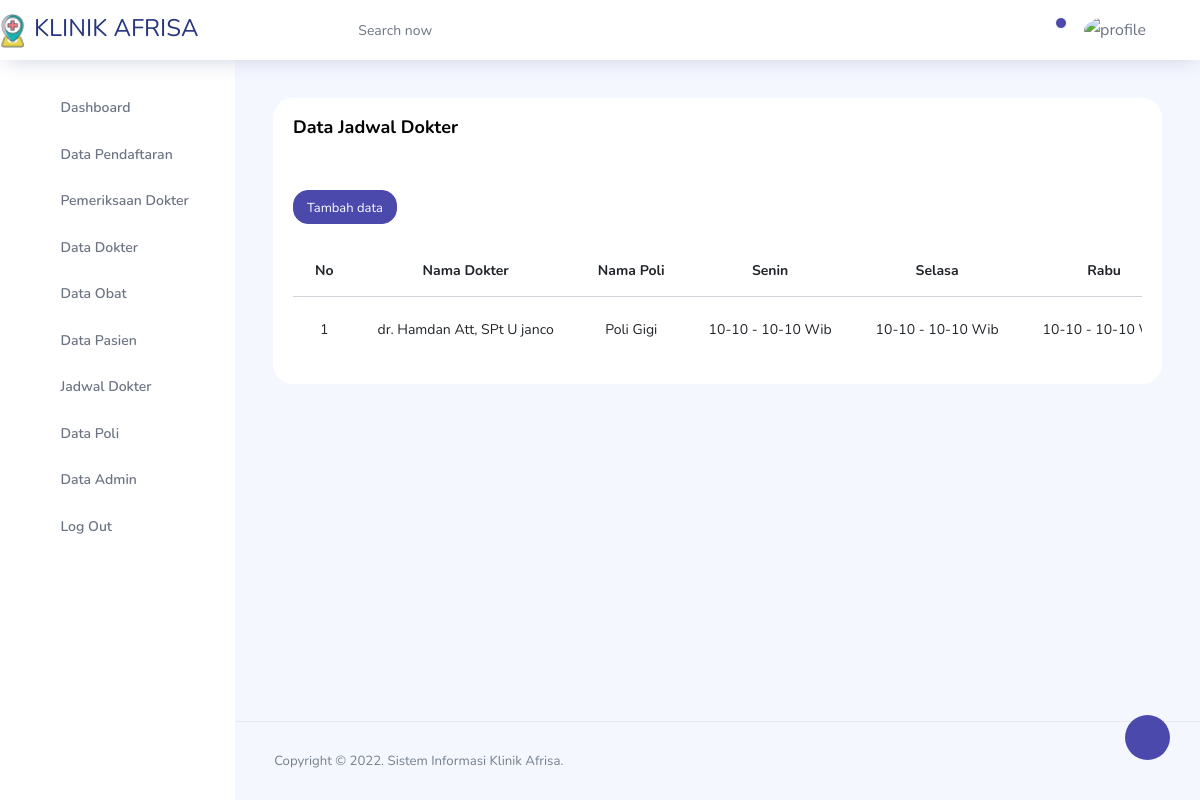
/admin/admin/jadwal.php, run on the app's committed database.
### tables this page shows
CREATE TABLE `jadwal_dokter` (
  `id_jadwal` int(11) NOT NULL,
  `nama_dokter` varchar(55) NOT NULL,
  `nama_poli` varchar(90) NOT NULL,
  `Senin` varchar(25) NOT NULL,
  `Selasa` varchar(23) NOT NULL,
  `Rabu` varchar(25) NOT NULL,
  `Kamis` varchar(25) NOT NULL,
  `Jumat` varchar(25) NOT NULL,
  `Sabtu` varchar(23) NOT NULL
);

### admin/admin/jadwal.php (the view, shortened to what this page needs)
<?php
include 'template/header.php';
include 'template/navbar.php';
?>
      <div class="main-panel">
        <div class="content-wrapper">
          <div class="row">
             <div class="col-lg-12 grid-margin stretch-card">
              <div class="card">
                <div class="card-body">
                  <h4 class="card-title">Data Jadwal Dokter</h4>
                  <p class="card-description">
                     <code></code>
                  </p>
                  <div class="table-responsive">
                     <?php
                    $query1="SELECT * FROM jadwal_dokter  ";
                    $tampil=mysqli_query($kon, $query1) or die(mysqli_error());
                    ?>
                    <a href="input_jadwal.php" class="btn btn-sm btn-primary"><i class=""></i> Tambah data</a>
                    <br>
                 <br>
                    <table class="table">
                      <thead>
                      <tr>
                        <th><center>No </center></th>
                        <th><center>Nama Dokter</center></th>
                         <th><center>Nama Poli</center></th>
                        <th><center>Senin </center></th>
                         <th><center>Selasa</center></th>
                          <th><center>Rabu</center></th>
                      </tr>
                  </thead>
                     <?php
                     $no=0;
                     while($data=mysqli_fetch_array($tampil))
                    {
                     $no++;
                      ?>
                    <tbody>
                    <tr>
                    <td><center><?php echo $no; ?></center></td>
                    <td><center><?php echo $data['nama_dokter']; ?></center></td>
                      <td><center><?php echo $data['nama_poli']; ?></center></td>
                    <td><center><?php echo $data['Senin']; ?></center></td>
                    <td><center><?php echo $data['Selasa']; ?></center></td>
                    <td><center><?php echo $data['Rabu']; ?></center></td>
                        </tr>
                     </div>
                 <?php
              }
              ?>
                  </div>
                </div>
              </div>
            </div>
             </div>
              </div>
       <?php include 'template/footer.php'; ?>
      </div>
    </div>
</body>
</html>

### data on the page
jadwal_dokter: nama_dokter "dr. Hamdan Att, SPt U janco", nama_poli "Poli Gigi", Senin "10-10 - 10-10 Wib", Selasa "10-10 - 10-10 Wib", Rabu "10-10 - 10-10…"
